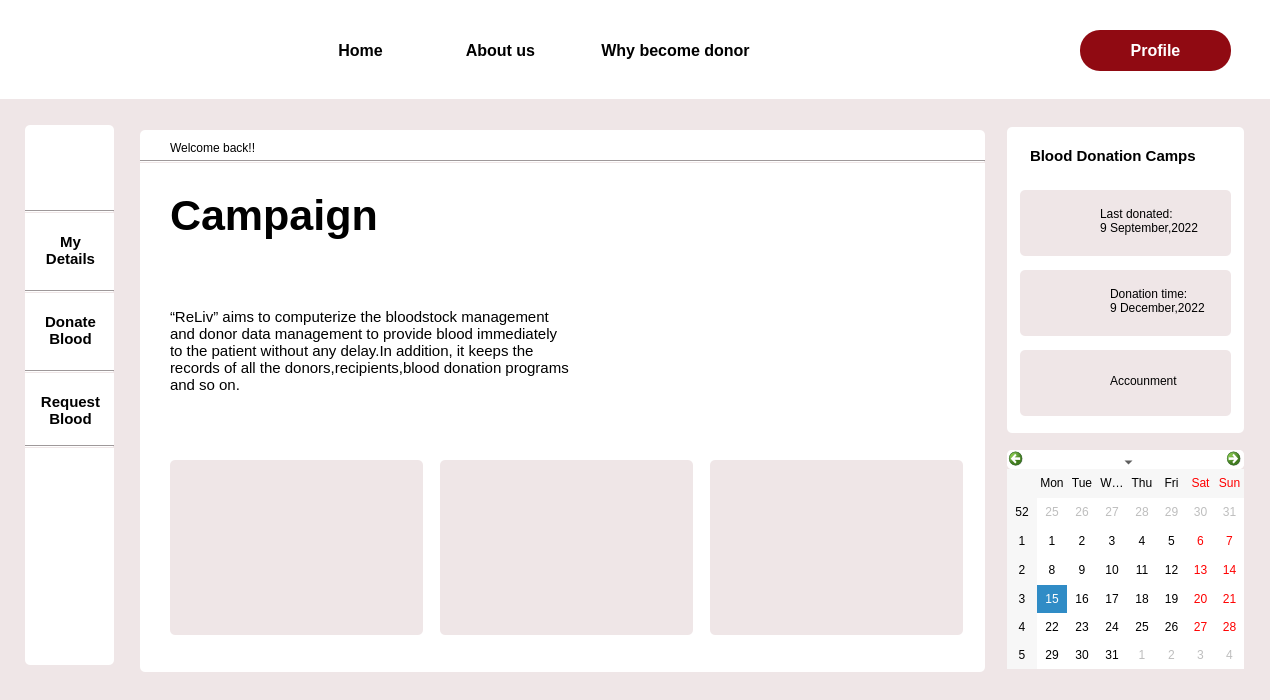
<?xml version="1.0" encoding="UTF-8"?>
<ui version="4.0">
 <class>campaign</class>
 <widget class="QDialog" name="campaign">
  <property name="geometry">
   <rect>
    <x>0</x>
    <y>0</y>
    <width>1270</width>
    <height>700</height>
   </rect>
  </property>
  <property name="windowTitle">
   <string>Dialog</string>
  </property>
  <property name="styleSheet">
   <string notr="true">background-color:#EFE6E7;</string>
  </property>
  <widget class="QLabel" name="label_7">
   <property name="geometry">
    <rect>
     <x>40</x>
     <y>0</y>
     <width>81</width>
     <height>91</height>
    </rect>
   </property>
   <property name="styleSheet">
    <string notr="true">background-color:rgb(255, 255, 255);
border-image: url(:/img/Images/logo1.png);</string>
   </property>
   <property name="text">
    <string/>
   </property>
  </widget>
  <widget class="QLabel" name="label_31">
   <property name="geometry">
    <rect>
     <x>1105</x>
     <y>280</y>
     <width>131</width>
     <height>41</height>
    </rect>
   </property>
   <property name="cursor">
    <cursorShape>PointingHandCursor</cursorShape>
   </property>
   <property name="styleSheet">
    <string notr="true">
#label_31::hover{
border-botton:3px solid rgb(144, 10, 18);
color: rgb(144, 10, 18);}</string>
   </property>
   <property name="text">
    <string>Donation time:
9 December,2022</string>
   </property>
  </widget>
  <widget class="QLabel" name="label_52">
   <property name="geometry">
    <rect>
     <x>280</x>
     <y>500</y>
     <width>111</width>
     <height>51</height>
    </rect>
   </property>
   <property name="font">
    <font>
     <pointsize>11</pointsize>
     <bold>true</bold>
    </font>
   </property>
   <property name="text">
    <string>Donation
History</string>
   </property>
  </widget>
  <widget class="QLabel" name="label_25">
   <property name="geometry">
    <rect>
     <x>1030</x>
     <y>350</y>
     <width>212</width>
     <height>66</height>
    </rect>
   </property>
   <property name="cursor">
    <cursorShape>PointingHandCursor</cursorShape>
   </property>
   <property name="styleSheet">
    <string notr="true">border-radius:5px;</string>
   </property>
   <property name="text">
    <string/>
   </property>
  </widget>
  <widget class="QLabel" name="label_15">
   <property name="geometry">
    <rect>
     <x>170</x>
     <y>460</y>
     <width>253</width>
     <height>175</height>
    </rect>
   </property>
   <property name="styleSheet">
    <string notr="true">border-radius:5px;</string>
   </property>
   <property name="text">
    <string/>
   </property>
  </widget>
  <widget class="QLabel" name="label_32">
   <property name="geometry">
    <rect>
     <x>1105</x>
     <y>360</y>
     <width>131</width>
     <height>41</height>
    </rect>
   </property>
   <property name="cursor">
    <cursorShape>PointingHandCursor</cursorShape>
   </property>
   <property name="styleSheet">
    <string notr="true">
#label_32::hover{
border-botton:3px solid rgb(144, 10, 18);
color: rgb(144, 10, 18);}</string>
   </property>
   <property name="text">
    <string>Announcements</string>
   </property>
  </widget>
  <widget class="QLabel" name="label_26">
   <property name="geometry">
    <rect>
     <x>1030</x>
     <y>270</y>
     <width>212</width>
     <height>66</height>
    </rect>
   </property>
   <property name="cursor">
    <cursorShape>PointingHandCursor</cursorShape>
   </property>
   <property name="styleSheet">
    <string notr="true">border-radius:5px;</string>
   </property>
   <property name="text">
    <string/>
   </property>
  </widget>
  <widget class="QLabel" name="label_23">
   <property name="geometry">
    <rect>
     <x>1070</x>
     <y>140</y>
     <width>141</width>
     <height>31</height>
    </rect>
   </property>
   <property name="font">
    <font>
     <pointsize>11</pointsize>
     <bold>true</bold>
    </font>
   </property>
   <property name="styleSheet">
    <string notr="true">background-color: rgb(255, 255, 255);</string>
   </property>
   <property name="text">
    <string>Blood Donation </string>
   </property>
  </widget>
  <widget class="QLabel" name="label_53">
   <property name="geometry">
    <rect>
     <x>560</x>
     <y>500</y>
     <width>111</width>
     <height>51</height>
    </rect>
   </property>
   <property name="font">
    <font>
     <pointsize>11</pointsize>
     <bold>true</bold>
    </font>
   </property>
   <property name="text">
    <string>Campaign
Available</string>
   </property>
  </widget>
  <widget class="QLabel" name="label_51">
   <property name="geometry">
    <rect>
     <x>740</x>
     <y>500</y>
     <width>51</width>
     <height>51</height>
    </rect>
   </property>
   <property name="styleSheet">
    <string notr="true">background-image: url(:/img/Images/announcement.png);</string>
   </property>
   <property name="text">
    <string/>
   </property>
  </widget>
  <widget class="QLabel" name="label_24">
   <property name="geometry">
    <rect>
     <x>1030</x>
     <y>190</y>
     <width>212</width>
     <height>66</height>
    </rect>
   </property>
   <property name="styleSheet">
    <string notr="true">border-radius:5px;</string>
   </property>
   <property name="text">
    <string/>
   </property>
  </widget>
  <widget class="QLabel" name="label_30">
   <property name="geometry">
    <rect>
     <x>1105</x>
     <y>200</y>
     <width>131</width>
     <height>41</height>
    </rect>
   </property>
   <property name="cursor">
    <cursorShape>PointingHandCursor</cursorShape>
   </property>
   <property name="styleSheet">
    <string notr="true">
#label_30::hover{
border-botton:3px solid rgb(144, 10, 18);
color: rgb(144, 10, 18);}</string>
   </property>
   <property name="text">
    <string>Last donated:
9 September,2022</string>
   </property>
  </widget>
  <widget class="QPushButton" name="why">
   <property name="geometry">
    <rect>
     <x>580</x>
     <y>30</y>
     <width>231</width>
     <height>41</height>
    </rect>
   </property>
   <property name="font">
    <font>
     <pointsize>12</pointsize>
     <bold>true</bold>
    </font>
   </property>
   <property name="cursor">
    <cursorShape>PointingHandCursor</cursorShape>
   </property>
   <property name="styleSheet">
    <string notr="true">#why
{
 background-color:rgb(255, 255, 255);
border-radius:0.5px;
}

#why::hover{
border-botton:3px solid rgb(144, 10, 18);
color: rgb(144, 10, 18);}</string>
   </property>
   <property name="text">
    <string>Why become donor</string>
   </property>
  </widget>
  <widget class="QLabel" name="label_17">
   <property name="geometry">
    <rect>
     <x>710</x>
     <y>460</y>
     <width>253</width>
     <height>175</height>
    </rect>
   </property>
   <property name="cursor">
    <cursorShape>ArrowCursor</cursorShape>
   </property>
   <property name="styleSheet">
    <string notr="true">border-radius:5px;</string>
   </property>
   <property name="text">
    <string/>
   </property>
  </widget>
  <widget class="QLabel" name="label_27">
   <property name="geometry">
    <rect>
     <x>1040</x>
     <y>200</y>
     <width>51</width>
     <height>41</height>
    </rect>
   </property>
   <property name="cursor">
    <cursorShape>PointingHandCursor</cursorShape>
   </property>
   <property name="styleSheet">
    <string notr="true">border-image: url(:/img/Images/Donor.png);</string>
   </property>
   <property name="text">
    <string/>
   </property>
  </widget>
  <widget class="QLabel" name="label_28">
   <property name="geometry">
    <rect>
     <x>1040</x>
     <y>280</y>
     <width>51</width>
     <height>41</height>
    </rect>
   </property>
   <property name="cursor">
    <cursorShape>PointingHandCursor</cursorShape>
   </property>
   <property name="styleSheet">
    <string notr="true">border-image: url(:/img/Images/hospital.png);</string>
   </property>
   <property name="text">
    <string/>
   </property>
  </widget>
  <widget class="QLabel" name="label_50">
   <property name="geometry">
    <rect>
     <x>480</x>
     <y>500</y>
     <width>51</width>
     <height>51</height>
    </rect>
   </property>
   <property name="styleSheet">
    <string notr="true">background-image: url(:/img/Images/camp.png);</string>
   </property>
   <property name="text">
    <string/>
   </property>
  </widget>
  <widget class="QLabel" name="label_22">
   <property name="geometry">
    <rect>
     <x>710</x>
     <y>580</y>
     <width>253</width>
     <height>58</height>
    </rect>
   </property>
   <property name="font">
    <font>
     <pointsize>11</pointsize>
     <bold>true</bold>
    </font>
   </property>
   <property name="cursor">
    <cursorShape>PointingHandCursor</cursorShape>
   </property>
   <property name="styleSheet">
    <string notr="true">*{border-radius:5px;
background-color: #E6E6E6;}

#label_22::hover{
border-botton:3px solid rgb(144, 10, 18);
color: rgb(144, 10, 18);}</string>
   </property>
   <property name="text">
    <string>      View Details</string>
   </property>
  </widget>
  <widget class="QPushButton" name="home">
   <property name="geometry">
    <rect>
     <x>310</x>
     <y>30</y>
     <width>111</width>
     <height>41</height>
    </rect>
   </property>
   <property name="font">
    <font>
     <pointsize>12</pointsize>
     <bold>true</bold>
    </font>
   </property>
   <property name="cursor">
    <cursorShape>PointingHandCursor</cursorShape>
   </property>
   <property name="styleSheet">
    <string notr="true">#home

{
 background-color:rgb(255, 255, 255);
border-radius:0.5px;
}

#home::hover{border-bottom :3px solid rgb(144, 10, 18);
color: rgb(144, 10, 18);}</string>
   </property>
   <property name="text">
    <string>Home</string>
   </property>
  </widget>
  <widget class="QLabel" name="label_20">
   <property name="geometry">
    <rect>
     <x>170</x>
     <y>580</y>
     <width>253</width>
     <height>58</height>
    </rect>
   </property>
   <property name="font">
    <font>
     <pointsize>11</pointsize>
     <bold>true</bold>
    </font>
   </property>
   <property name="cursor">
    <cursorShape>PointingHandCursor</cursorShape>
   </property>
   <property name="styleSheet">
    <string notr="true">*{border-radius:5px;
background-color: #E6E6E6;}


#label_20::hover{
border-botton:3px solid rgb(144, 10, 18);
color: rgb(144, 10, 18);}</string>
   </property>
   <property name="text">
    <string>      View Details</string>
   </property>
  </widget>
  <widget class="QLabel" name="label_3">
   <property name="geometry">
    <rect>
     <x>140</x>
     <y>130</y>
     <width>845</width>
     <height>542</height>
    </rect>
   </property>
   <property name="styleSheet">
    <string notr="true">background-color: rgb(255, 255, 255);
border-radius:5px;</string>
   </property>
   <property name="text">
    <string/>
   </property>
  </widget>
  <widget class="QLabel" name="label_18">
   <property name="geometry">
    <rect>
     <x>170</x>
     <y>138</y>
     <width>211</width>
     <height>20</height>
    </rect>
   </property>
   <property name="styleSheet">
    <string notr="true">background-color: rgb(255, 255, 255);</string>
   </property>
   <property name="text">
    <string>Welcome back!!</string>
   </property>
  </widget>
  <widget class="QPushButton" name="about">
   <property name="geometry">
    <rect>
     <x>440</x>
     <y>30</y>
     <width>111</width>
     <height>41</height>
    </rect>
   </property>
   <property name="font">
    <font>
     <pointsize>12</pointsize>
     <bold>true</bold>
    </font>
   </property>
   <property name="cursor">
    <cursorShape>PointingHandCursor</cursorShape>
   </property>
   <property name="styleSheet">
    <string notr="true">#about

{
 background-color:rgb(255, 255, 255);
border-radius:0.5px;
}

#about::hover{border-bottom :3px solid rgb(144, 10, 18);
color: rgb(144, 10, 18);}</string>
   </property>
   <property name="text">
    <string>About us</string>
   </property>
  </widget>
  <widget class="QPushButton" name="login">
   <property name="geometry">
    <rect>
     <x>1080</x>
     <y>30</y>
     <width>151</width>
     <height>41</height>
    </rect>
   </property>
   <property name="font">
    <font>
     <pointsize>12</pointsize>
     <bold>true</bold>
    </font>
   </property>
   <property name="cursor">
    <cursorShape>PointingHandCursor</cursorShape>
   </property>
   <property name="styleSheet">
    <string notr="true">#login
{
 background-color:rgb(144, 10, 18);
	color: rgb(255, 255, 255);
border-radius:20px;
}

#login::hover
{
background-color:white;
	color: rgb(144, 10, 18);
}</string>
   </property>
   <property name="text">
    <string>Profile</string>
   </property>
  </widget>
  <widget class="QLabel" name="label">
   <property name="geometry">
    <rect>
     <x>0</x>
     <y>0</y>
     <width>1280</width>
     <height>99</height>
    </rect>
   </property>
   <property name="styleSheet">
    <string notr="true">background-color: rgb(255, 255, 255);</string>
   </property>
   <property name="text">
    <string/>
   </property>
  </widget>
  <widget class="QLabel" name="label_4">
   <property name="geometry">
    <rect>
     <x>1007</x>
     <y>127</y>
     <width>237</width>
     <height>306</height>
    </rect>
   </property>
   <property name="styleSheet">
    <string notr="true">background-color: rgb(255, 255, 255);
border-radius:5px;</string>
   </property>
   <property name="text">
    <string/>
   </property>
  </widget>
  <widget class="Line" name="line_5">
   <property name="geometry">
    <rect>
     <x>140</x>
     <y>160</y>
     <width>845</width>
     <height>3</height>
    </rect>
   </property>
   <property name="orientation">
    <enum>Qt::Horizontal</enum>
   </property>
  </widget>
  <widget class="QCalendarWidget" name="calendarWidget">
   <property name="geometry">
    <rect>
     <x>1007</x>
     <y>450</y>
     <width>237</width>
     <height>219</height>
    </rect>
   </property>
   <property name="cursor">
    <cursorShape>PointingHandCursor</cursorShape>
   </property>
   <property name="styleSheet">
    <string notr="true">background-color: rgb(255, 255, 255);
border-radius:5px;</string>
   </property>
  </widget>
  <widget class="QLabel" name="label_16">
   <property name="geometry">
    <rect>
     <x>440</x>
     <y>460</y>
     <width>253</width>
     <height>175</height>
    </rect>
   </property>
   <property name="styleSheet">
    <string notr="true">border-radius:5px;</string>
   </property>
   <property name="text">
    <string/>
   </property>
  </widget>
  <widget class="QLabel" name="label_21">
   <property name="geometry">
    <rect>
     <x>170</x>
     <y>460</y>
     <width>253</width>
     <height>175</height>
    </rect>
   </property>
   <property name="styleSheet">
    <string notr="true">border-radius:5px;</string>
   </property>
   <property name="text">
    <string/>
   </property>
  </widget>
  <widget class="QLabel" name="label_36">
   <property name="geometry">
    <rect>
     <x>710</x>
     <y>460</y>
     <width>253</width>
     <height>175</height>
    </rect>
   </property>
   <property name="styleSheet">
    <string notr="true">border-radius:5px;</string>
   </property>
   <property name="text">
    <string/>
   </property>
  </widget>
  <widget class="QLabel" name="label_11">
   <property name="geometry">
    <rect>
     <x>30</x>
     <y>0</y>
     <width>81</width>
     <height>91</height>
    </rect>
   </property>
   <property name="styleSheet">
    <string notr="true">background-color:rgb(255, 255, 255);
border-image: url(:/img/Images/logo1.png);</string>
   </property>
   <property name="text">
    <string/>
   </property>
  </widget>
  <widget class="QPushButton" name="why_2">
   <property name="geometry">
    <rect>
     <x>560</x>
     <y>30</y>
     <width>231</width>
     <height>41</height>
    </rect>
   </property>
   <property name="font">
    <font>
     <pointsize>12</pointsize>
     <bold>true</bold>
    </font>
   </property>
   <property name="cursor">
    <cursorShape>PointingHandCursor</cursorShape>
   </property>
   <property name="styleSheet">
    <string notr="true">#why_2

{
 background-color:rgb(255, 255, 255);
border-radius:0.5px;
}

#why_2::hover
{
border-bottom :3px solid rgb(144, 10, 18);
color: rgb(144, 10, 18);
}</string>
   </property>
   <property name="text">
    <string>Why become donor</string>
   </property>
  </widget>
  <widget class="QPushButton" name="home_2">
   <property name="geometry">
    <rect>
     <x>300</x>
     <y>30</y>
     <width>121</width>
     <height>41</height>
    </rect>
   </property>
   <property name="font">
    <font>
     <pointsize>12</pointsize>
     <bold>true</bold>
    </font>
   </property>
   <property name="cursor">
    <cursorShape>PointingHandCursor</cursorShape>
   </property>
   <property name="styleSheet">
    <string notr="true">#home_2

{
 background-color:rgb(255, 255, 255);
border-radius:0.5px;
}
#home_2:hover
{
border-bottom :3px solid rgb(144, 10, 18);
color: rgb(144, 10, 18);
}</string>
   </property>
   <property name="text">
    <string>Home</string>
   </property>
  </widget>
  <widget class="QPushButton" name="about_2">
   <property name="geometry">
    <rect>
     <x>430</x>
     <y>30</y>
     <width>141</width>
     <height>41</height>
    </rect>
   </property>
   <property name="font">
    <font>
     <pointsize>12</pointsize>
     <bold>true</bold>
    </font>
   </property>
   <property name="cursor">
    <cursorShape>PointingHandCursor</cursorShape>
   </property>
   <property name="styleSheet">
    <string notr="true">#about_2

{
 background-color:rgb(255, 255, 255);
border-radius:0.5px;
}

#about_2::hover
{
border-bottom :3px solid rgb(144, 10, 18);
color: rgb(144, 10, 18);
}</string>
   </property>
   <property name="text">
    <string>About us</string>
   </property>
  </widget>
  <widget class="QPushButton" name="login_2">
   <property name="geometry">
    <rect>
     <x>1080</x>
     <y>30</y>
     <width>151</width>
     <height>41</height>
    </rect>
   </property>
   <property name="font">
    <font>
     <pointsize>12</pointsize>
     <bold>true</bold>
    </font>
   </property>
   <property name="cursor">
    <cursorShape>PointingHandCursor</cursorShape>
   </property>
   <property name="styleSheet">
    <string notr="true">#login_2
{
 background-color:rgb(144, 10, 18);
border-radius:20px;
	color: rgb(255, 255, 255);
}

#login_2::hover
{
background-color:white;
	color: rgb(144, 10, 18);
}</string>
   </property>
   <property name="text">
    <string>Profile</string>
   </property>
  </widget>
  <widget class="QLabel" name="label_58">
   <property name="geometry">
    <rect>
     <x>1030</x>
     <y>140</y>
     <width>201</width>
     <height>31</height>
    </rect>
   </property>
   <property name="font">
    <font>
     <pointsize>11</pointsize>
     <bold>true</bold>
    </font>
   </property>
   <property name="styleSheet">
    <string notr="true">background-color: rgb(255, 255, 255);</string>
   </property>
   <property name="text">
    <string>Blood Donation Camps</string>
   </property>
  </widget>
  <widget class="QLabel" name="label_33">
   <property name="geometry">
    <rect>
     <x>1020</x>
     <y>270</y>
     <width>211</width>
     <height>66</height>
    </rect>
   </property>
   <property name="cursor">
    <cursorShape>PointingHandCursor</cursorShape>
   </property>
   <property name="styleSheet">
    <string notr="true">border-radius:5px;</string>
   </property>
   <property name="text">
    <string/>
   </property>
  </widget>
  <widget class="QLabel" name="label_34">
   <property name="geometry">
    <rect>
     <x>1020</x>
     <y>190</y>
     <width>211</width>
     <height>66</height>
    </rect>
   </property>
   <property name="cursor">
    <cursorShape>PointingHandCursor</cursorShape>
   </property>
   <property name="styleSheet">
    <string notr="true">border-radius:5px;</string>
   </property>
   <property name="text">
    <string/>
   </property>
  </widget>
  <widget class="QLabel" name="label_37">
   <property name="geometry">
    <rect>
     <x>1020</x>
     <y>350</y>
     <width>211</width>
     <height>66</height>
    </rect>
   </property>
   <property name="cursor">
    <cursorShape>PointingHandCursor</cursorShape>
   </property>
   <property name="styleSheet">
    <string notr="true">border-radius:5px;</string>
   </property>
   <property name="text">
    <string/>
   </property>
  </widget>
  <widget class="QLabel" name="label_38">
   <property name="geometry">
    <rect>
     <x>1040</x>
     <y>360</y>
     <width>51</width>
     <height>41</height>
    </rect>
   </property>
   <property name="cursor">
    <cursorShape>PointingHandCursor</cursorShape>
   </property>
   <property name="styleSheet">
    <string notr="true">border-image: url(:/img/Images/announcement.png);</string>
   </property>
   <property name="text">
    <string/>
   </property>
  </widget>
  <widget class="QLabel" name="label_39">
   <property name="geometry">
    <rect>
     <x>1110</x>
     <y>280</y>
     <width>121</width>
     <height>41</height>
    </rect>
   </property>
   <property name="cursor">
    <cursorShape>PointingHandCursor</cursorShape>
   </property>
   <property name="styleSheet">
    <string notr="true">
#label_39::hover
{

	color: rgb(144, 10, 18);
}</string>
   </property>
   <property name="text">
    <string>Donation time:
9 December,2022</string>
   </property>
  </widget>
  <widget class="QLabel" name="label_40">
   <property name="geometry">
    <rect>
     <x>1030</x>
     <y>200</y>
     <width>51</width>
     <height>41</height>
    </rect>
   </property>
   <property name="cursor">
    <cursorShape>PointingHandCursor</cursorShape>
   </property>
   <property name="styleSheet">
    <string notr="true">border-image: url(:/img/Images/Donor.png);</string>
   </property>
   <property name="text">
    <string/>
   </property>
  </widget>
  <widget class="QLabel" name="label_41">
   <property name="geometry">
    <rect>
     <x>1100</x>
     <y>200</y>
     <width>121</width>
     <height>41</height>
    </rect>
   </property>
   <property name="cursor">
    <cursorShape>PointingHandCursor</cursorShape>
   </property>
   <property name="styleSheet">
    <string notr="true">
#label_41::hover
{

	color: rgb(144, 10, 18);
}</string>
   </property>
   <property name="text">
    <string>Last donated:
9 September,2022</string>
   </property>
  </widget>
  <widget class="QLabel" name="label_42">
   <property name="geometry">
    <rect>
     <x>1040</x>
     <y>280</y>
     <width>51</width>
     <height>41</height>
    </rect>
   </property>
   <property name="cursor">
    <cursorShape>PointingHandCursor</cursorShape>
   </property>
   <property name="styleSheet">
    <string notr="true">border-image: url(:/img/Images/hospital.png);</string>
   </property>
   <property name="text">
    <string/>
   </property>
  </widget>
  <widget class="QLabel" name="label_43">
   <property name="geometry">
    <rect>
     <x>1110</x>
     <y>360</y>
     <width>121</width>
     <height>41</height>
    </rect>
   </property>
   <property name="cursor">
    <cursorShape>PointingHandCursor</cursorShape>
   </property>
   <property name="styleSheet">
    <string notr="true">
#label_43::hover
{

	color: rgb(144, 10, 18);
}</string>
   </property>
   <property name="text">
    <string>Accounment </string>
   </property>
  </widget>
  <widget class="QLabel" name="label_6">
   <property name="geometry">
    <rect>
     <x>170</x>
     <y>180</y>
     <width>281</width>
     <height>71</height>
    </rect>
   </property>
   <property name="font">
    <font>
     <pointsize>32</pointsize>
     <bold>true</bold>
    </font>
   </property>
   <property name="styleSheet">
    <string notr="true">background-color: rgb(255, 255, 255);</string>
   </property>
   <property name="text">
    <string>Campaign</string>
   </property>
  </widget>
  <widget class="QLabel" name="label_8">
   <property name="geometry">
    <rect>
     <x>170</x>
     <y>260</y>
     <width>501</width>
     <height>181</height>
    </rect>
   </property>
   <property name="font">
    <font>
     <pointsize>11</pointsize>
     <bold>false</bold>
    </font>
   </property>
   <property name="styleSheet">
    <string notr="true">background-color: rgb(255, 255, 255);</string>
   </property>
   <property name="text">
    <string>“ReLiv” aims to computerize the bloodstock management
and donor data management to provide blood immediately
to the patient without any delay.In addition, it keeps the
records of all the donors,recipients,blood donation programs 
and so on. </string>
   </property>
  </widget>
  <widget class="Line" name="line_3">
   <property name="geometry">
    <rect>
     <x>25</x>
     <y>370</y>
     <width>89</width>
     <height>3</height>
    </rect>
   </property>
   <property name="orientation">
    <enum>Qt::Horizontal</enum>
   </property>
  </widget>
  <widget class="QPushButton" name="my_details_4">
   <property name="geometry">
    <rect>
     <x>30</x>
     <y>300</y>
     <width>81</width>
     <height>61</height>
    </rect>
   </property>
   <property name="font">
    <font>
     <pointsize>11</pointsize>
     <bold>true</bold>
    </font>
   </property>
   <property name="cursor">
    <cursorShape>PointingHandCursor</cursorShape>
   </property>
   <property name="styleSheet">
    <string notr="true">*{
 background-color:rgb(255, 255, 255);
border-radius:5px;}


#my_details_4::hover
{

	color: rgb(144, 10, 18);
}
</string>
   </property>
   <property name="text">
    <string>Donate
Blood</string>
   </property>
  </widget>
  <widget class="QPushButton" name="my_details_2">
   <property name="geometry">
    <rect>
     <x>30</x>
     <y>220</y>
     <width>81</width>
     <height>61</height>
    </rect>
   </property>
   <property name="font">
    <font>
     <pointsize>11</pointsize>
     <bold>true</bold>
    </font>
   </property>
   <property name="cursor">
    <cursorShape>PointingHandCursor</cursorShape>
   </property>
   <property name="styleSheet">
    <string notr="true">#my_details_2


{
 background-color:rgb(255, 255, 255);
border-radius:5px;
}

#my_details_2::hover
{

	color: rgb(144, 10, 18);
}</string>
   </property>
   <property name="text">
    <string>My
Details</string>
   </property>
  </widget>
  <widget class="Line" name="line_4">
   <property name="geometry">
    <rect>
     <x>25</x>
     <y>445</y>
     <width>89</width>
     <height>3</height>
    </rect>
   </property>
   <property name="orientation">
    <enum>Qt::Horizontal</enum>
   </property>
  </widget>
  <widget class="QPushButton" name="my_details_3">
   <property name="geometry">
    <rect>
     <x>30</x>
     <y>380</y>
     <width>81</width>
     <height>61</height>
    </rect>
   </property>
   <property name="font">
    <font>
     <pointsize>11</pointsize>
     <bold>true</bold>
    </font>
   </property>
   <property name="cursor">
    <cursorShape>PointingHandCursor</cursorShape>
   </property>
   <property name="styleSheet">
    <string notr="true">*{
 background-color:rgb(255, 255, 255);
border-radius:5px;}

#my_details_3::hover
{

	color: rgb(144, 10, 18);
}
</string>
   </property>
   <property name="text">
    <string>Request
Blood</string>
   </property>
  </widget>
  <widget class="QLabel" name="label_5">
   <property name="geometry">
    <rect>
     <x>40</x>
     <y>140</y>
     <width>63</width>
     <height>61</height>
    </rect>
   </property>
   <property name="cursor">
    <cursorShape>PointingHandCursor</cursorShape>
   </property>
   <property name="styleSheet">
    <string notr="true">background-color: rgb(255, 255, 255);
border-image: url(:/img/Images/Profile.png);</string>
   </property>
   <property name="text">
    <string/>
   </property>
  </widget>
  <widget class="Line" name="line">
   <property name="geometry">
    <rect>
     <x>25</x>
     <y>210</y>
     <width>89</width>
     <height>3</height>
    </rect>
   </property>
   <property name="orientation">
    <enum>Qt::Horizontal</enum>
   </property>
  </widget>
  <widget class="QLabel" name="label_2">
   <property name="geometry">
    <rect>
     <x>25</x>
     <y>125</y>
     <width>89</width>
     <height>540</height>
    </rect>
   </property>
   <property name="styleSheet">
    <string notr="true">background-color: rgb(255, 255, 255);
border-radius:5px;</string>
   </property>
   <property name="text">
    <string/>
   </property>
  </widget>
  <widget class="Line" name="line_2">
   <property name="geometry">
    <rect>
     <x>25</x>
     <y>290</y>
     <width>89</width>
     <height>3</height>
    </rect>
   </property>
   <property name="orientation">
    <enum>Qt::Horizontal</enum>
   </property>
  </widget>
  <zorder>label_2</zorder>
  <zorder>label_7</zorder>
  <zorder>label_31</zorder>
  <zorder>label_52</zorder>
  <zorder>label_25</zorder>
  <zorder>label_15</zorder>
  <zorder>label_32</zorder>
  <zorder>label_26</zorder>
  <zorder>label_23</zorder>
  <zorder>label_53</zorder>
  <zorder>label_51</zorder>
  <zorder>label_24</zorder>
  <zorder>label_30</zorder>
  <zorder>why</zorder>
  <zorder>label_17</zorder>
  <zorder>label_27</zorder>
  <zorder>label_28</zorder>
  <zorder>label_50</zorder>
  <zorder>label_22</zorder>
  <zorder>home</zorder>
  <zorder>label_20</zorder>
  <zorder>label_3</zorder>
  <zorder>label_18</zorder>
  <zorder>about</zorder>
  <zorder>login</zorder>
  <zorder>label</zorder>
  <zorder>label_4</zorder>
  <zorder>line_5</zorder>
  <zorder>calendarWidget</zorder>
  <zorder>label_16</zorder>
  <zorder>label_21</zorder>
  <zorder>label_36</zorder>
  <zorder>label_11</zorder>
  <zorder>why_2</zorder>
  <zorder>home_2</zorder>
  <zorder>about_2</zorder>
  <zorder>login_2</zorder>
  <zorder>label_58</zorder>
  <zorder>label_33</zorder>
  <zorder>label_34</zorder>
  <zorder>label_37</zorder>
  <zorder>label_38</zorder>
  <zorder>label_39</zorder>
  <zorder>label_40</zorder>
  <zorder>label_41</zorder>
  <zorder>label_42</zorder>
  <zorder>label_43</zorder>
  <zorder>label_6</zorder>
  <zorder>label_8</zorder>
  <zorder>line_3</zorder>
  <zorder>my_details_4</zorder>
  <zorder>my_details_2</zorder>
  <zorder>line_4</zorder>
  <zorder>my_details_3</zorder>
  <zorder>label_5</zorder>
  <zorder>line</zorder>
  <zorder>line_2</zorder>
 </widget>
 <resources/>
 <connections/>
</ui>
